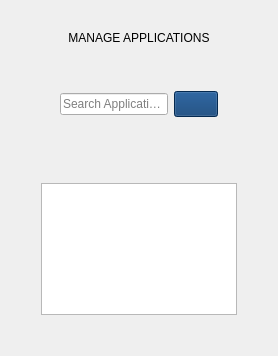
         <widget class="QWidget" name="manageApplications">
          <layout class="QVBoxLayout" name="verticalLayout_23">
           <item>
            <widget class="QLabel" name="label_13">
             <property name="styleSheet">
              <string notr="true">margin-top:20px;</string>
             </property>
             <property name="text">
              <string>MANAGE APPLICATIONS</string>
             </property>
             <property name="alignment">
              <set>Qt::AlignmentFlag::AlignCenter</set>
             </property>
            </widget>
           </item>
           <item>
            <layout class="QHBoxLayout" name="horizontalLayout_6">
             <property name="topMargin">
              <number>40</number>
             </property>
             <property name="bottomMargin">
              <number>30</number>
             </property>
             <item>
              <spacer name="horizontalSpacer_13">
               <property name="orientation">
                <enum>Qt::Orientation::Horizontal</enum>
               </property>
               <property name="sizeHint" stdset="0">
                <size>
                 <width>40</width>
                 <height>20</height>
                </size>
               </property>
              </spacer>
             </item>
             <item>
              <widget class="QLineEdit" name="searchBarTxt_2">
               <property name="styleSheet">
                <string notr="true"/>
               </property>
               <property name="placeholderText">
                <string>Search Applications</string>
               </property>
              </widget>
             </item>
             <item>
              <widget class="QPushButton" name="searchApplicationsBtn">
               <property name="cursor">
                <cursorShape>PointingHandCursor</cursorShape>
               </property>
               <property name="styleSheet">
                <string notr="true">QPushButton{
	margin:0px;
	background-color: rgb(6, 57, 112);
	padding:5px;
}
QPushButton:checked{
	border: none;
}</string>
               </property>
               <property name="text">
                <string/>
               </property>
               <property name="icon">
                <iconset resource="../../projectRescources.qrc">
                 <normaloff>:/icons/search.png</normaloff>:/icons/search.png</iconset>
               </property>
               <property name="checkable">
                <bool>true</bool>
               </property>
              </widget>
             </item>
             <item>
              <spacer name="horizontalSpacer_14">
               <property name="orientation">
                <enum>Qt::Orientation::Horizontal</enum>
               </property>
               <property name="sizeHint" stdset="0">
                <size>
                 <width>40</width>
                 <height>20</height>
                </size>
               </property>
              </spacer>
             </item>
            </layout>
           </item>
           <item>
            <widget class="QTableWidget" name="manageApplicantTableWidget">
             <property name="styleSheet">
              <string notr="true">margin:30px;</string>
             </property>
            </widget>
           </item>
          </layout>
         </widget>
